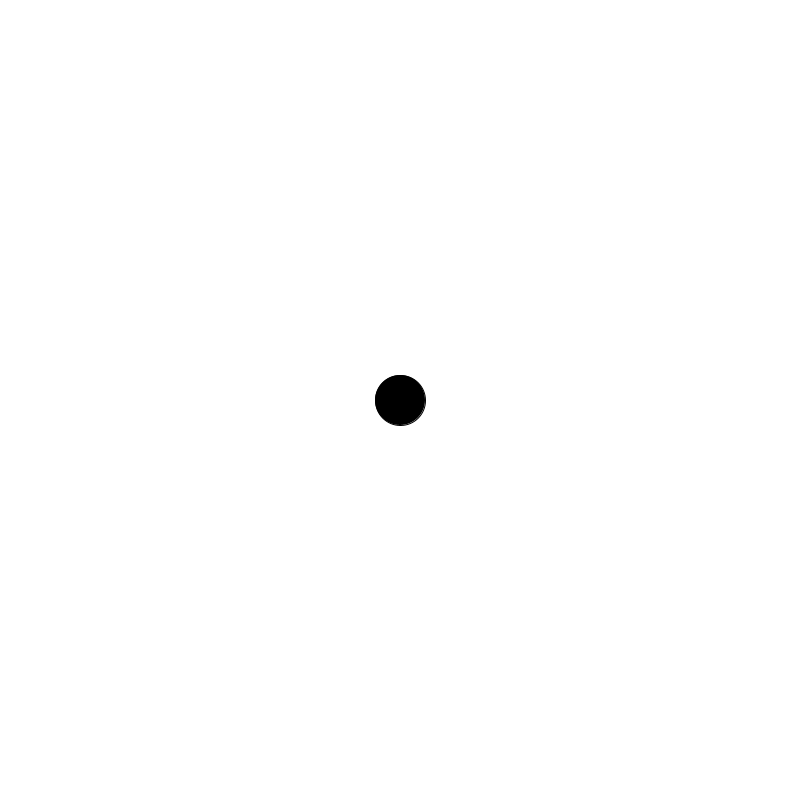
Frame 1 (no input)
Frame 60 (the mouse pressed at the canvas centre just before this capture): identical to frame 1, image omitted
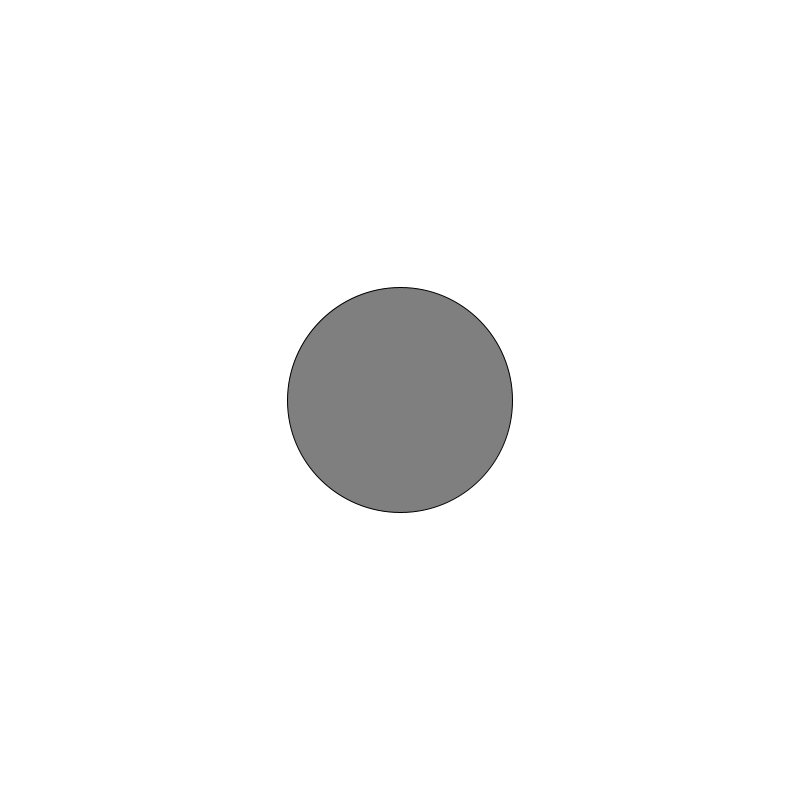
Frame 120 (the mouse held since frame 60 and released just before this capture)

The Processing sketch that drew these frames (run headless with seeded random() and noise(); from frame 60 on, the mouse is pressed at the canvas centre):

// Processing sketch: SV01_03_Map_Skalierung_und_Farbe
// ── SV01_03_Map_Skalierung_und_Farbe.pde
// SV#01.03 - Arbeiten mit Daten 
// Die map()-Funktion, Mehrere Eigenschaften zur gleichen Zeit
// Spekulative Visualisierung, FH Bielefeld

float kreisGroesse = 100;
float kreisFarbe = 255;

void setup() {
  size(800, 800);
}


void draw() {
  background(255);
  
  // Die Variable <kreisGroesse> wird durch die X-Position der Maus gesteuert.
  kreisGroesse = map(mouseX, 0, width, 50, 400);

  // Die Farbe <kreisFarbe> wird durch die Y-Position der Maus gesteuert.
  kreisFarbe = map(mouseY, 0, height, 0, 255);
  
  // Die Farbe für die Form basiert auf der Variable <kreisFarbe>
  fill(kreisFarbe);

  // Von der Mitte des Fensters ausgehend zeichnen wir einen Kreis mit dem Radius <kreisGroesse>
  ellipse(width/2, height/2, kreisGroesse, kreisGroesse);
}
